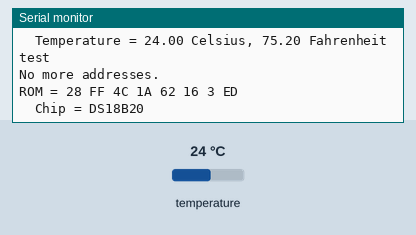
A sketch run on a simulated Arduino Uno, built with avr-gcc and run on an emulated ATmega328P. Shown: the last lines printed to the serial monitor. Inputs (shaded band) come from the test bench; at power-on: temperature 24 °C. Storage starts empty.

Above: at 3.1 s.
3.2 s: temperature set to 12 °C
At 3.96 s:
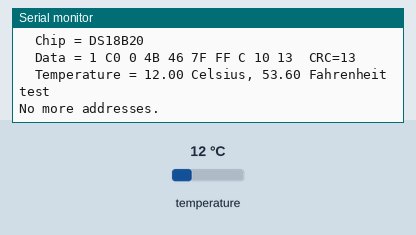
6.5 s: temperature set to 28 °C
At 7.94 s:
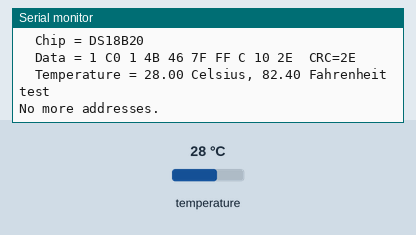
10.4 s: temperature set to 33 °C
At 11.92 s:
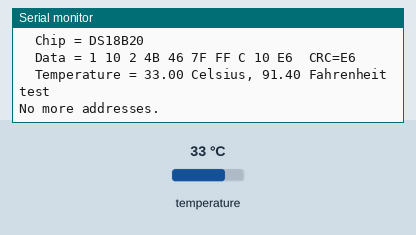
14.4 s: temperature set to 0 °C
At 15.9 s:
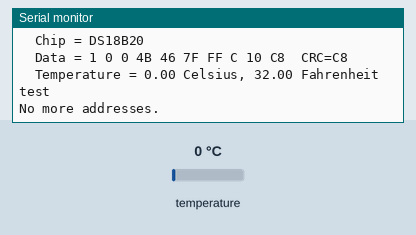
18.4 s: temperature set to 10 °C
At 19.87 s:
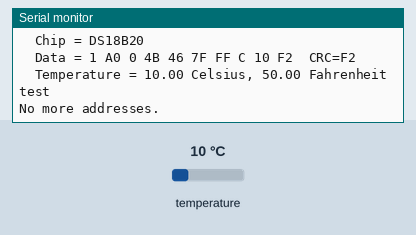
22.4 s: temperature set to 8 °C
At 23.85 s:
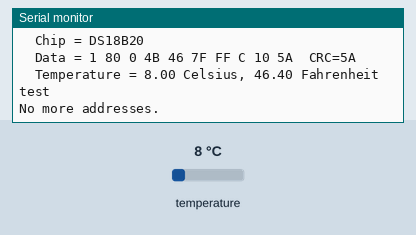
Timing chart, 0 to 25.4 s (numbered marks = the images above; inputs shaded):
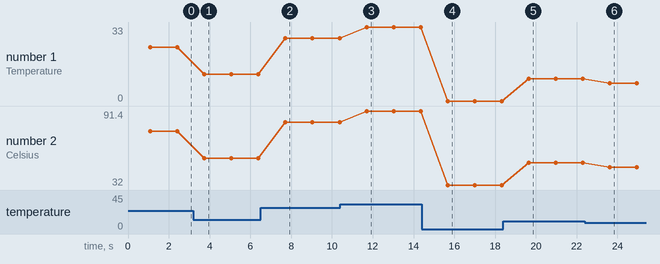

The sketch:

test.ino
```cpp
#include <OneWire.h>
#include <SPI.h>
#include <SD.h>

OneWire  ds(10);  // on pin 10

const int chipSelect = 10;

void setup(void) {
  Serial.begin(9600);

  Serial.print("Initializing SD card...");

  // see if the card is present and can be initialized:
  if (!SD.begin(chipSelect)) {
    Serial.println("Card failed, or not present");
    // don't do anything more:
    return;
  }
  Serial.println("card initialized.");
}

void loop(void) {
  byte i;
  byte present = 0;
  byte type_s;
  byte data[12];
  byte addr[8];
  float celsius, fahrenheit;

  if ( !ds.search(addr)) {
    Serial.println("No more addresses.");
    Serial.println();
    ds.reset_search();
    delay(250);
    return;
  }

  Serial.print("ROM =");
  for( i = 0; i < 8; i++) {
    Serial.write(' ');
    Serial.print(addr[i], HEX);
  }

  if (OneWire::crc8(addr, 7) != addr[7]) {
      Serial.println("CRC is not valid!");
      return;
  }
  Serial.println();

  // the first ROM byte indicates which chip
  switch (addr[0]) {
    case 0x10:
      Serial.println("  Chip = DS18S20");  // or old DS1820
      type_s = 1;
      break;
    case 0x28:
      Serial.println("  Chip = DS18B20");
      type_s = 0;
      break;
    case 0x22:
      Serial.println("  Chip = DS1822");
      type_s = 0;
      break;
    default:
      Serial.println("Device is not a DS18x20 family device.");
      return;
  }

  ds.reset();
  ds.select(addr);
  ds.write(0x44,1);         // start conversion, with parasite power on at the end

  delay(1000);     // maybe 750ms is enough, maybe not
  // we might do a ds.depower() here, but the reset will take care of it.

  present = ds.reset();
  ds.select(addr);
  ds.write(0xBE);         // Read Scratchpad

  Serial.print("  Data = ");
  Serial.print(present,HEX);
  Serial.print(" ");
  for ( i = 0; i < 9; i++) {           // we need 9 bytes
    data[i] = ds.read();
    Serial.print(data[i], HEX);
    Serial.print(" ");
  }
  Serial.print(" CRC=");
  Serial.print(OneWire::crc8(data, 8), HEX);
  Serial.println();

  // convert the data to actual temperature

  unsigned int raw = (data[1] << 8) | data[0];
  if (type_s) {
    raw = raw << 3; // 9 bit resolution default
    if (data[7] == 0x10) {
      // count remain gives full 12 bit resolution
      raw = (raw & 0xFFF0) + 12 - data[6];
    }
  } else {
    byte cfg = (data[4] & 0x60);
    if (cfg == 0x00) raw = raw << 3;  // 9 bit resolution, 93.75 ms
    else if (cfg == 0x20) raw = raw << 2; // 10 bit res, 187.5 ms
    else if (cfg == 0x40) raw = raw << 1; // 11 bit res, 375 ms
    // default is 12 bit resolution, 750 ms conversion time
  }
  celsius = (float)raw / 16.0;
  fahrenheit = celsius * 1.8 + 32.0;
  Serial.print("  Temperature = ");
  Serial.print(celsius);
  Serial.print(" Celsius, ");
  Serial.print(fahrenheit);
  Serial.println(" Fahrenheit");

  // make a string for assembling the data to log:
  String dataString = "test";

  // open the file. note that only one file can be open at a time,
  // so you have to close this one before opening another.
  File dataFile = SD.open("datalog.txt", FILE_WRITE);

  // if the file is available, write to it:
  if (dataFile) {
    dataFile.println(dataString);
    dataFile.close();
    // print to the serial port too:
    Serial.println(dataString);
  }
  // if the file isn't open, pop up an error:
  else {
    Serial.println("error opening datalog.txt");
  }

}
```

Measured:
- after the input at 3.2 s, the serial monitor: prints a new line after 0.49 s (image 1)
- after the input at 6.5 s, the serial monitor: prints a new line after 1.2 s (image 2)
- after the input at 10.4 s, the serial monitor: prints a new line after 1.3 s (image 3)
- after the input at 14.4 s, the serial monitor: prints a new line after 1.2 s (image 4)
- after the input at 18.4 s, the serial monitor: prints a new line after 1.2 s (image 5)
- after the input at 22.4 s, the serial monitor: prints a new line after 1.2 s (image 6)
- plotted number 1: 24 → 12 after the input at 3.2 s, 28 → 33 after the input at 10.4 s, 33 → 0 after the input at 14.4 s, 10 → 8 after the input at 22.4 s
- plotted number 2: 75.2 → 53.6 after the input at 3.2 s, 53.6 → 82.4 after the input at 6.5 s, 82.4 → 91.4 after the input at 10.4 s, 91.4 → 32 after the input at 14.4 s, 32 → 50 after the input at 18.4 s
